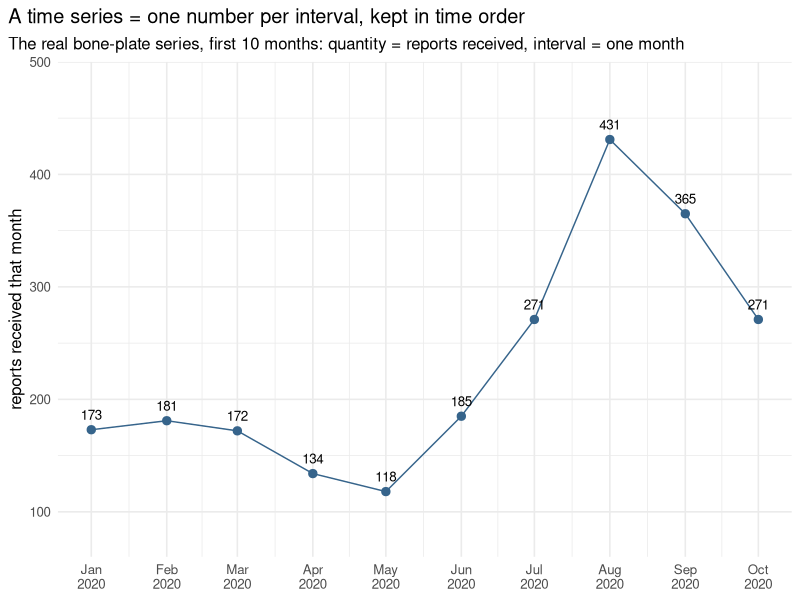
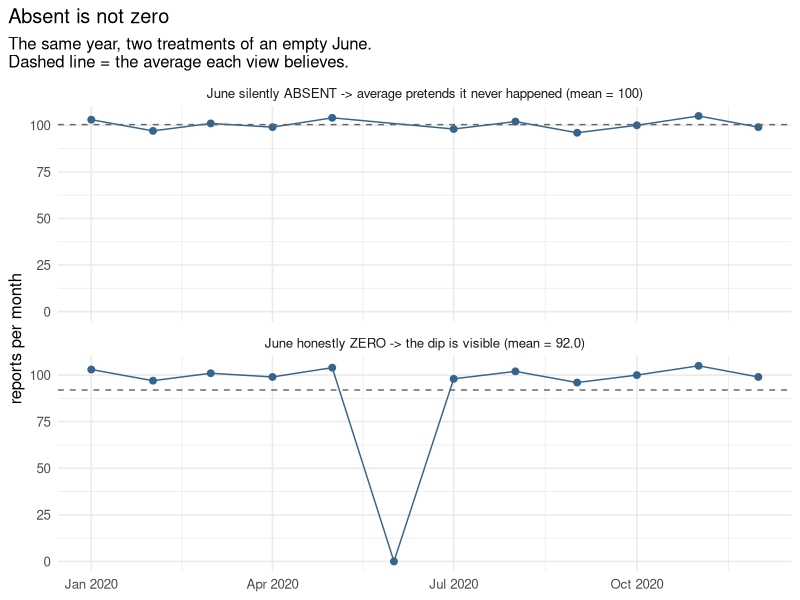
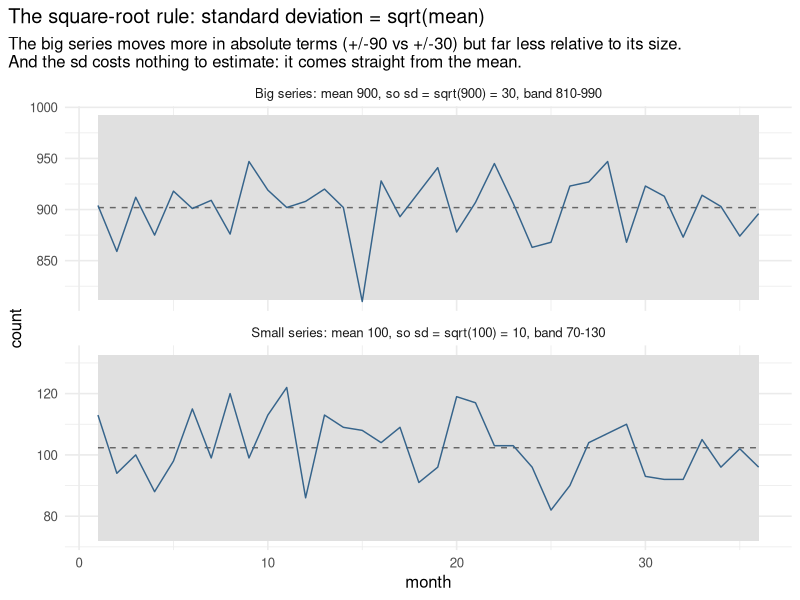
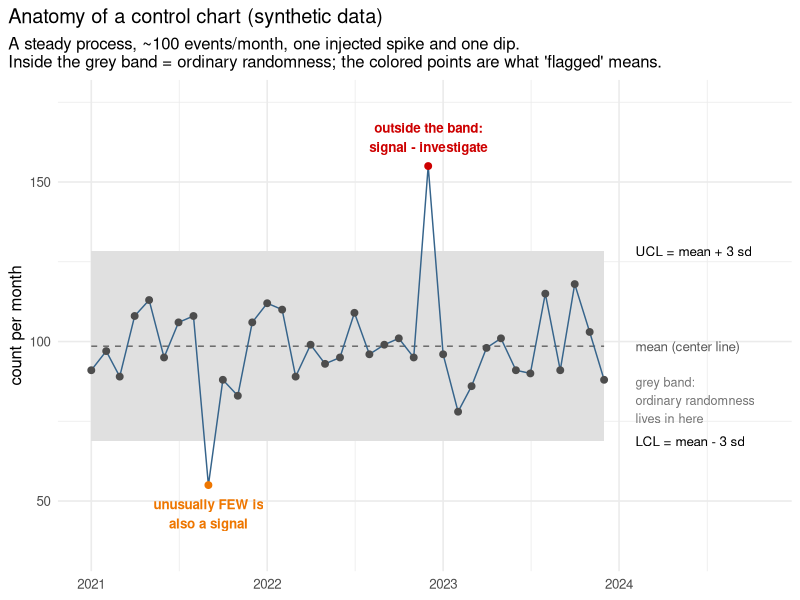
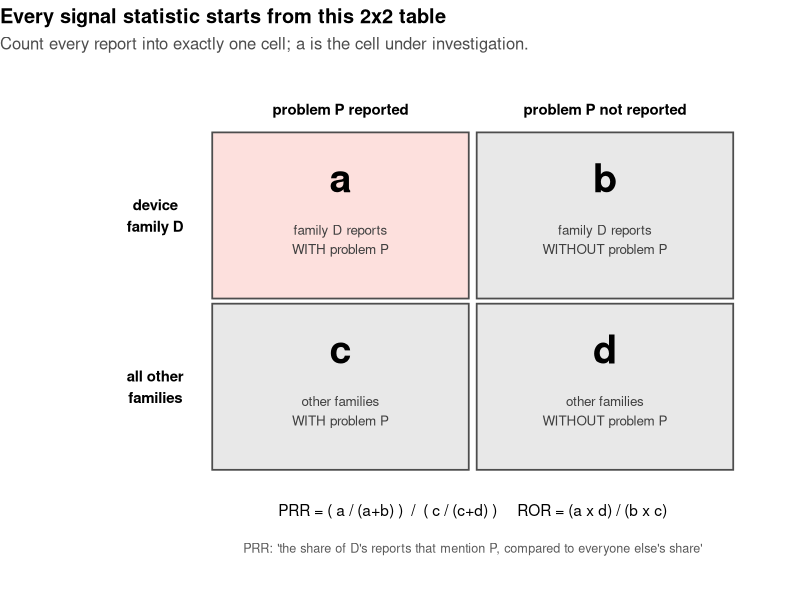
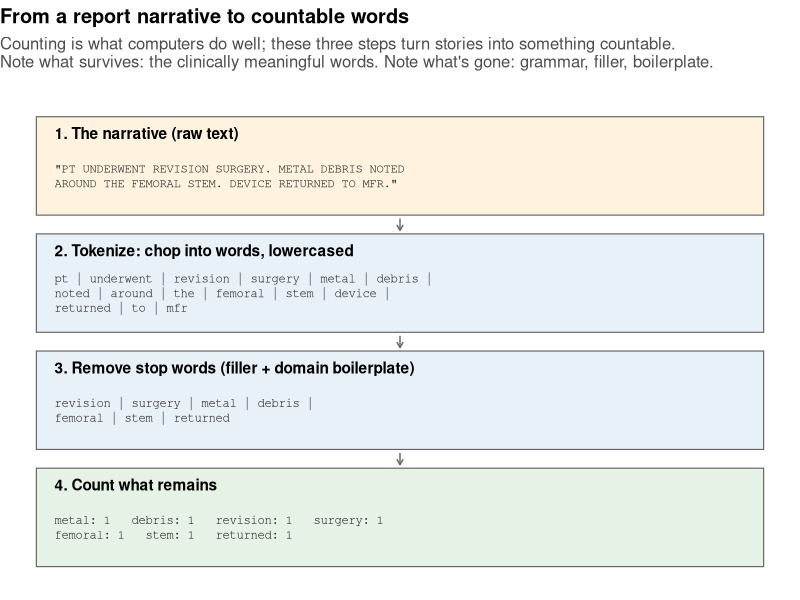
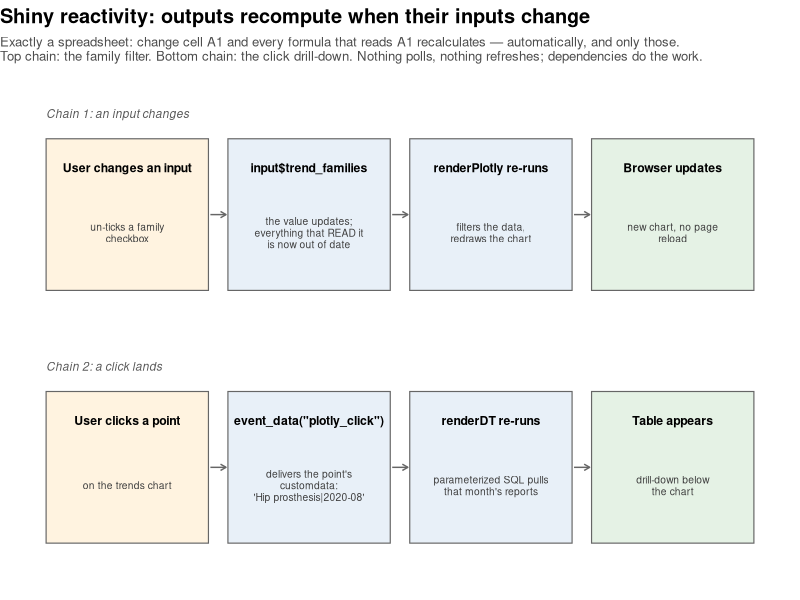
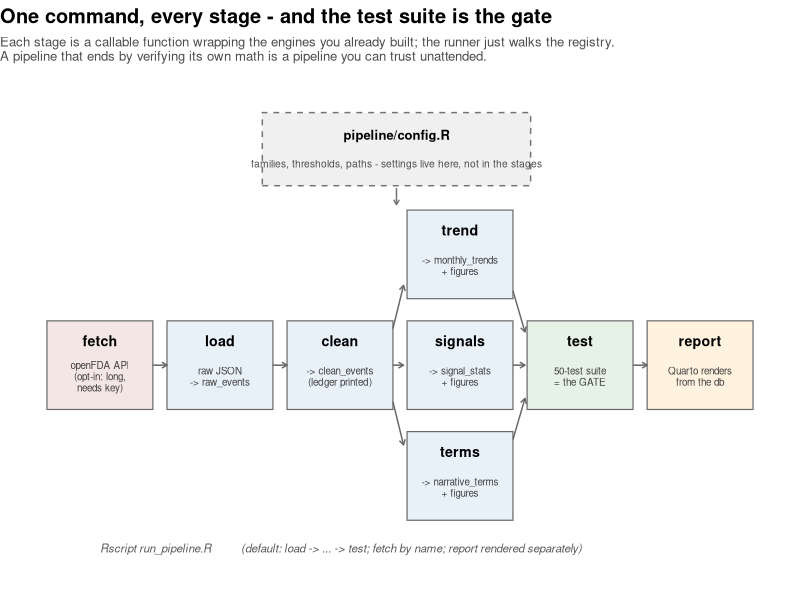

Recreate these plots in R, in order.
# make_illustrations.R — generates the teaching figures used in docs/
# =====================================================================
# These are ILLUSTRATIONS: small, seeded, partly synthetic datasets
# drawn purely to explain concepts. They are deliberately separate from
# figures/ (which holds outputs computed from the real FDA data).
# Reproducible like everything else: run this file, get these PNGs.
#
#   Rscript docs/img/make_illustrations.R

library(dplyr)
library(tidyr)
library(ggplot2)

set.seed(42)   # fixed seed: same "random" numbers every run
dir.create("docs/img", showWarnings = FALSE)

theme_illus <- theme_minimal(base_size = 12) +
  theme(plot.title.position = "plot",
        legend.position = "none")

# ── 1. What a time series is (real bone-plate values, 2020) ──────────
ts_df <- tibble(
  month = seq.Date(as.Date("2020-01-01"), by = "month", length.out = 10),
  n     = c(173, 181, 172, 134, 118, 185, 271, 431, 365, 271)
)
p1 <- ggplot(ts_df, aes(month, n)) +
  geom_line(color = "steelblue4") +
  geom_point(color = "steelblue4", size = 2.5) +
  geom_text(aes(label = n), vjust = -1, size = 3.4) +
  scale_x_date(date_labels = "%b\n2020", date_breaks = "1 month") +
  scale_y_continuous(limits = c(80, 480)) +
  labs(title = "A time series = one number per interval, kept in time order",
       subtitle = "The real bone-plate series, first 10 months: quantity = reports received, interval = one month",
       x = NULL, y = "reports received that month") +
  theme_illus
ggsave("docs/img/time_series_anatomy.png", p1, width = 8, height = 3.4, dpi = 150)

# ── 2. Absent is not zero ────────────────────────────────────────────
# Eleven months of ~100 reports; June truly had zero.
base <- tibble(
  month = seq.Date(as.Date("2020-01-01"), by = "month", length.out = 12),
  n     = c(103, 97, 101, 99, 104, 0, 98, 102, 96, 100, 105, 99)
)
missing_view <- base |> filter(n > 0) |>
  mutate(view = sprintf("June silently ABSENT -> average pretends it never happened (mean = %.0f)",
                        mean(n)))
zero_view <- base |>
  mutate(view = sprintf("June honestly ZERO -> the dip is visible (mean = %.1f)",
                        mean(n)))
p2 <- bind_rows(missing_view, zero_view) |>
  group_by(view) |> mutate(m = mean(n)) |> ungroup() |>
  # factor with explicit levels: control the panel order (ABSENT on top),
  # instead of ggplot's default alphabetical ordering
  mutate(view = factor(view, levels = c(unique(missing_view$view),
                                        unique(zero_view$view)))) |>
  ggplot(aes(month, n)) +
  geom_line(color = "steelblue4") +
  geom_point(color = "steelblue4", size = 2) +
  geom_hline(aes(yintercept = m), linetype = "dashed", color = "grey40") +
  facet_wrap(~ view, ncol = 1) +
  labs(title = "Absent is not zero",
       subtitle = "The same year, two treatments of an empty June.\nDashed line = the average each view believes.",
       x = NULL, y = "reports per month") +
  theme_illus
ggsave("docs/img/absent_vs_zero.png", p2, width = 8, height = 4.6, dpi = 150)

# ── 3. The square-root rule: sigma = sqrt(mean) ──────────────────────
sq <- bind_rows(
  tibble(month = 1:36, n = rpois(36, 100),
         grp = "Small series: mean 100, so sd = sqrt(100) = 10, band 70-130"),
  tibble(month = 1:36, n = rpois(36, 900),
         grp = "Big series: mean 900, so sd = sqrt(900) = 30, band 810-990")
) |>
  group_by(grp) |>
  mutate(center = mean(n), sigma = sqrt(center),
         ucl = center + 3 * sigma, lcl = center - 3 * sigma) |>
  ungroup()
p3 <- ggplot(sq, aes(month, n)) +
  geom_ribbon(aes(ymin = lcl, ymax = ucl), fill = "grey88") +
  geom_line(aes(y = center), linetype = "dashed", color = "grey40") +
  geom_line(color = "steelblue4") +
  facet_wrap(~ grp, ncol = 1, scales = "free_y") +
  labs(title = "The square-root rule: standard deviation = sqrt(mean)",
       subtitle = "The big series moves more in absolute terms (+/-90 vs +/-30) but far less relative to its size.\nAnd the sd costs nothing to estimate: it comes straight from the mean.",
       x = "month", y = "count") +
  theme_illus
ggsave("docs/img/sqrt_rule.png", p3, width = 8, height = 4.6, dpi = 150)

# ── 4. The control chart, fully annotated ────────────────────────────
n <- rpois(36, 100)
n[9]  <- 55    # an injected dip  (below LCL)
n[24] <- 155   # an injected spike (above UCL)
cc <- tibble(month = seq.Date(as.Date("2021-01-01"), by = "month",
                              length.out = 36),
             n = n) |>
  mutate(center = mean(n), sigma = sqrt(center),
         ucl = center + 3 * sigma, lcl = center - 3 * sigma,
         status = case_when(n > ucl ~ "above", n < lcl ~ "below",
                            TRUE ~ "within"))
lab_x <- max(cc$month) + 65   # annotation column, right of the data
p4 <- ggplot(cc, aes(month, n)) +
  geom_ribbon(aes(ymin = lcl, ymax = ucl), fill = "grey88") +
  geom_line(aes(y = center), linetype = "dashed", color = "grey40") +
  geom_line(color = "steelblue4") +
  geom_point(aes(color = status), size = 2) +
  scale_color_manual(values = c(above = "red3", below = "darkorange2",
                                within = "grey30")) +
  annotate("text", x = lab_x, y = cc$ucl[1], hjust = 0, size = 3.4,
           label = "UCL = mean + 3 sd") +
  annotate("text", x = lab_x, y = cc$center[1], hjust = 0, size = 3.4,
           color = "grey35", label = "mean (center line)") +
  annotate("text", x = lab_x, y = cc$lcl[1], hjust = 0, size = 3.4,
           label = "LCL = mean - 3 sd") +
  annotate("text", x = lab_x, y = cc$center[1] - 1.7 * cc$sigma[1],
           hjust = 0, size = 3.2, color = "grey45",
           label = "grey band:\nordinary randomness\nlives in here") +
  annotate("text", x = cc$month[24], y = cc$n[24] + 9, size = 3.4,
           color = "red3", fontface = "bold",
           label = "outside the band:\nsignal - investigate") +
  annotate("text", x = cc$month[9], y = cc$n[9] - 9, size = 3.4,
           color = "darkorange2", fontface = "bold",
           label = "unusually FEW is\nalso a signal") +
  scale_x_date(limits = c(min(cc$month), max(cc$month) + 320),
               date_labels = "%Y", date_breaks = "1 year") +
  scale_y_continuous(limits = c(35, 175)) +
  labs(title = "Anatomy of a control chart (synthetic data)",
       subtitle = "A steady process, ~100 events/month, one injected spike and one dip.\nInside the grey band = ordinary randomness; the colored points are what 'flagged' means.",
       x = NULL, y = "count per month") +
  theme_illus
ggsave("docs/img/control_chart_anatomy.png", p4, width = 8.6, height = 4.6, dpi = 150)

cat("wrote:", paste(list.files("docs/img", pattern = "png$"), collapse = ", "), "\n")

# ── 5. The 2x2 contingency table behind PRR/ROR (Phase 4) ────────────
cells <- tibble(
  x = c(1, 2, 1, 2),
  y = c(2, 2, 1, 1),
  cell = c("a", "b", "c", "d"),
  desc = c("family D reports\nWITH problem P",
           "family D reports\nWITHOUT problem P",
           "other families\nWITH problem P",
           "other families\nWITHOUT problem P")
)
p5 <- ggplot(cells, aes(x, y)) +
  geom_tile(fill = c("#fde0dd", "#e8e8e8", "#e8e8e8", "#e8e8e8"),
            color = "grey30", linewidth = 0.6, width = 0.97, height = 0.97) +
  geom_text(aes(label = cell), fontface = "bold", size = 10,
            nudge_y = 0.22) +
  geom_text(aes(label = desc), size = 3.4, nudge_y = -0.14,
            color = "grey25") +
  annotate("text", x = 1, y = 2.62, label = "problem P reported",
           size = 3.8, fontface = "bold") +
  annotate("text", x = 2, y = 2.62, label = "problem P not reported",
           size = 3.8, fontface = "bold") +
  annotate("text", x = 0.30, y = 2, label = "device\nfamily D",
           size = 3.8, fontface = "bold") +
  annotate("text", x = 0.30, y = 1, label = "all other\nfamilies",
           size = 3.8, fontface = "bold") +
  annotate("text", x = 1.5, y = 0.28, size = 3.9, label =
    "PRR = ( a / (a+b) )  /  ( c / (c+d) )     ROR = (a x d) / (b x c)") +
  annotate("text", x = 1.5, y = 0.06, size = 3.2, color = "grey35", label =
    "PRR: 'the share of D's reports that mention P, compared to everyone else's share'") +
  scale_x_continuous(limits = c(-0.15, 2.6)) +
  scale_y_continuous(limits = c(-0.1, 2.8)) +
  labs(title = "Every signal statistic starts from this 2x2 table",
       subtitle = "Count every report into exactly one cell; a is the cell under investigation.") +
  theme_void(base_size = 12) +
  theme(plot.title.position = "plot",
        plot.title = element_text(face = "bold"),
        plot.subtitle = element_text(color = "grey30"))
ggsave("docs/img/contingency_2x2.png", p5, width = 7.6, height = 5.2, dpi = 150)
cat("2x2 diagram written\n")

# ── 6. The text-mining pipeline: narrative -> tokens -> counts (Phase 5)
steps <- tibble(
  y = c(4, 3, 2, 1),
  title = c("1. The narrative (raw text)",
            "2. Tokenize: chop into words, lowercased",
            "3. Remove stop words (filler + domain boilerplate)",
            "4. Count what remains"),
  body = c('"PT UNDERWENT REVISION SURGERY. METAL DEBRIS NOTED\nAROUND THE FEMORAL STEM. DEVICE RETURNED TO MFR."',
           "pt | underwent | revision | surgery | metal | debris |\nnoted | around | the | femoral | stem | device |\nreturned | to | mfr",
           "revision | surgery | metal | debris |\nfemoral | stem | returned",
           "metal: 1   debris: 1   revision: 1   surgery: 1\nfemoral: 1   stem: 1   returned: 1")
)
p6 <- ggplot(steps, aes(y = y)) +
  geom_rect(aes(xmin = 0, xmax = 10, ymin = y - 0.42, ymax = y + 0.42),
            fill = c("#fff3e0", "#e8f0f8", "#e8f0f8", "#e5f2e5"),
            color = "grey40", linewidth = 0.4) +
  geom_text(aes(x = 0.25, y = y + 0.28, label = title),
            hjust = 0, size = 3.9, fontface = "bold") +
  geom_text(aes(x = 0.25, y = y - 0.09, label = body),
            hjust = 0, size = 3.1, family = "mono", color = "grey20",
            lineheight = 1.0) +
  annotate("segment", x = 5, xend = 5, y = c(3.55, 2.55, 1.55),
           yend = c(3.45, 2.45, 1.45),
           arrow = arrow(length = unit(0.16, "cm")), color = "grey40") +
  scale_x_continuous(limits = c(0, 10)) +
  scale_y_continuous(limits = c(0.5, 4.6)) +
  labs(title = "From a report narrative to countable words",
       subtitle = "Counting is what computers do well; these three steps turn stories into something countable.\nNote what survives: the clinically meaningful words. Note what's gone: grammar, filler, boilerplate.") +
  theme_void(base_size = 12) +
  theme(plot.title = element_text(face = "bold"),
        plot.subtitle = element_text(color = "grey30"),
        plot.title.position = "plot")
ggsave("docs/img/text_mining_pipeline.png", p6, width = 8.4, height = 5.4, dpi = 150)
cat("text-mining pipeline diagram written\n")

# ── 7. Shiny reactivity: the spreadsheet-recalculation model (Phase 6)
boxes <- tibble(
  x = rep(c(1.4, 4.2, 7.0, 9.8), 2),
  y = rep(c(2.1, 0.7), each = 4),
  w = 2.5,
  title = c("User changes an input",
            "input$trend_families",
            "renderPlotly re-runs",
            "Browser updates",
            "User clicks a point",
            'event_data("plotly_click")',
            "renderDT re-runs",
            "Table appears"),
  body = c("un-ticks a family\ncheckbox",
           "the value updates;\neverything that READ it\nis now out of date",
           "filters the data,\nredraws the chart",
           "new chart, no page\nreload",
           "on the trends chart",
           "delivers the point's\ncustomdata:\n'Hip prosthesis|2020-08'",
           "parameterized SQL pulls\nthat month's reports",
           "drill-down below\nthe chart")
)
p7 <- ggplot(boxes) +
  geom_rect(aes(xmin = x - w/2, xmax = x + w/2,
                ymin = y - 0.42, ymax = y + 0.42),
            fill = rep(c("#fff3e0", "#e8f0f8", "#e8f0f8", "#e5f2e5"), 2),
            color = "grey40", linewidth = 0.4) +
  geom_text(aes(x = x, y = y + 0.26, label = title),
            size = 3.1, fontface = "bold") +
  geom_text(aes(x = x, y = y - 0.10, label = body),
            size = 2.6, color = "grey25", lineheight = 0.95) +
  annotate("segment",
           x    = rep(c(2.68, 5.48, 8.28), 2),
           xend = rep(c(2.92, 5.72, 8.52), 2),
           y    = rep(c(2.1, 0.7), each = 3),
           yend = rep(c(2.1, 0.7), each = 3),
           arrow = arrow(length = unit(0.16, "cm")), color = "grey40") +
  annotate("text", x = 0.15, y = 2.66, label = "Chain 1: an input changes",
           size = 3.0, fontface = "italic", color = "grey35", hjust = 0) +
  annotate("text", x = 0.15, y = 1.26, label = "Chain 2: a click lands",
           size = 3.0, fontface = "italic", color = "grey35", hjust = 0) +
  scale_x_continuous(limits = c(0, 11.2)) +
  scale_y_continuous(limits = c(0.1, 2.8)) +
  labs(title = "Shiny reactivity: outputs recompute when their inputs change",
       subtitle = "Exactly a spreadsheet: change cell A1 and every formula that reads A1 recalculates — automatically, and only those.\nTop chain: the family filter. Bottom chain: the click drill-down. Nothing polls, nothing refreshes; dependencies do the work.") +
  theme_void(base_size = 12) +
  theme(plot.title = element_text(face = "bold"),
        plot.subtitle = element_text(color = "grey30", size = 9.5),
        plot.title.position = "plot")
ggsave("docs/img/shiny_reactivity.png", p7, width = 9.6, height = 3.8, dpi = 150)
cat("shiny reactivity diagram written\n")

# ── 8. The pipeline: one command, every stage, tests as the gate (Phase 7)
pboxes <- tibble(
  x = c(1.2, 2.9, 4.6, 6.3, 6.3, 6.3, 8.0, 9.7),
  y = c(2.0, 2.0, 2.0, 3.0, 2.0, 1.0, 2.0, 2.0),
  label = c("fetch", "load", "clean", "trend", "signals", "terms",
            "test", "report"),
  sub = c("openFDA API\n(opt-in: long,\nneeds key)", "raw JSON\n-> raw_events",
          "-> clean_events\n(ledger printed)", "-> monthly_trends\n+ figures",
          "-> signal_stats\n+ figures", "-> narrative_terms\n+ figures",
          "50-test suite\n= the GATE", "Quarto renders\nfrom the db"),
  fill = c("#f5e6e6", rep("#e8f0f8", 5), "#e5f2e5", "#fff3e0")
)
p8 <- ggplot(pboxes) +
  geom_rect(aes(xmin = x - 0.75, xmax = x + 0.75, ymin = y - 0.40,
                ymax = y + 0.40), fill = pboxes$fill,
            color = "grey40", linewidth = 0.4) +
  geom_text(aes(x = x, y = y + 0.22, label = label),
            size = 3.6, fontface = "bold") +
  geom_text(aes(x = x, y = y - 0.10, label = sub),
            size = 2.5, color = "grey25", lineheight = 0.95) +
  annotate("segment",
           x    = c(1.95, 3.65, 5.35, 5.35, 5.35, 7.05, 7.05, 7.05, 8.75),
           xend = c(2.15, 3.85, 5.50, 5.50, 5.50, 7.22, 7.22, 7.22, 8.95),
           y    = c(2.0, 2.0, 2.33, 2.0, 1.67, 2.67, 2.0, 1.33, 2.0),
           yend = c(2.0, 2.0, 2.72, 2.0, 1.28, 2.30, 2.0, 1.70, 2.0),
           arrow = arrow(length = unit(0.15, "cm")), color = "grey40") +
  annotate("rect", xmin = 3.5, xmax = 7.3, ymin = 3.62, ymax = 4.28,
           fill = "#f0f0f0", color = "grey45", linetype = "dashed") +
  annotate("text", x = 5.4, y = 4.08, label = "pipeline/config.R",
           size = 3.3, fontface = "bold") +
  annotate("text", x = 5.4, y = 3.82, size = 2.6, color = "grey30",
           label = "families, thresholds, paths - settings live here, not in the stages") +
  annotate("segment", x = 5.4, xend = 5.4, y = 3.60, yend = 3.45,
           arrow = arrow(length = unit(0.14, "cm")), color = "grey45") +
  annotate("text", x = 1.2, y = 0.35, hjust = 0, size = 2.9,
           color = "grey35", fontface = "italic",
           label = "Rscript run_pipeline.R          (default: load -> ... -> test; fetch by name; report rendered separately)") +
  scale_x_continuous(limits = c(0.3, 10.6)) +
  scale_y_continuous(limits = c(0.1, 4.5)) +
  labs(title = "One command, every stage - and the test suite is the gate",
       subtitle = "Each stage is a callable function wrapping the engines you already built; the runner just walks the registry.\nA pipeline that ends by verifying its own math is a pipeline you can trust unattended.") +
  theme_void(base_size = 12) +
  theme(plot.title = element_text(face = "bold"),
        plot.subtitle = element_text(color = "grey30", size = 9.5),
        plot.title.position = "plot")
ggsave("docs/img/pipeline_diagram.png", p8, width = 9.8, height = 4.4, dpi = 150)
cat("pipeline diagram written\n")

# ── 9. Blocking: one R session is a single-lane bridge (Phase 8)
bl <- tibble(
  x = c(1.5, 4.0, 6.5, 9.0,   1.5, 4.0, 6.5, 9.0),
  y = c(rep(2.55, 4), rep(0.95, 4)),
  lab = c("click\n'Run stages'", "R runs the stage\n(terms: ~45 s)",
          "...browser WAITS\n(clicks queue up)", "done: log + timings\nappear, UI wakes",
          "click\n'Run stages'", "worker process\nruns the stage",
          "UI stays live\n(progress polls)", "result arrives\nwhen ready"),
  fill = c("#fff3e0", "#e8f0f8", "#f5e6e6", "#e5f2e5",
           "#fff3e0", "#e8f0f8", "#e5f2e5", "#e5f2e5")
)
p9 <- ggplot(bl) +
  geom_rect(aes(xmin = x - 1.05, xmax = x + 1.05, ymin = y - 0.38,
                ymax = y + 0.38), fill = bl$fill, color = "grey40",
            linewidth = 0.4) +
  geom_text(aes(x = x, y = y, label = lab), size = 2.9, lineheight = 0.95) +
  annotate("segment", x = c(2.6, 5.1, 7.6, 2.6, 5.1, 7.6),
           xend = c(2.9, 5.4, 7.9, 2.9, 5.4, 7.9),
           y = rep(c(2.55, 0.95), each = 3), yend = rep(c(2.55, 0.95), each = 3),
           arrow = arrow(length = unit(0.15, "cm")), color = "grey40") +
  annotate("text", x = 0.35, y = 3.3, hjust = 0, size = 3.2, fontface = "bold",
           label = "THIS APP (blocking): one session, one lane") +
  annotate("text", x = 0.35, y = 1.7, hjust = 0, size = 3.2, fontface = "bold",
           color = "grey45",
           label = "ROADMAP (background): future/promises add a second lane") +
  scale_x_continuous(limits = c(0.2, 10.4)) +
  scale_y_continuous(limits = c(0.4, 3.6)) +
  labs(title = "Why the browser freezes while a stage runs",
       subtitle = "A Shiny session is ONE R process - a single-lane bridge. While it computes, it cannot also serve clicks.\nHonest design for a local tool: show progress, say how long, keep the long fetch off the bridge entirely.") +
  theme_void(base_size = 12) +
  theme(plot.title = element_text(face = "bold"),
        plot.subtitle = element_text(color = "grey30", size = 9.5),
        plot.title.position = "plot")
ggsave("docs/img/blocking_single_lane.png", p9, width = 9.4, height = 3.6, dpi = 150)
cat("blocking diagram written\n")

# ── 10. Validate before the network (Phase 8b) ───────────────────────
vb <- tibble(
  x = c(1.4, 3.9, 6.4, 8.9),
  y = 1.6,
  lab = c("scope typed in\nfamilies, years,\nextra search term",
          "WHITELIST CHECK\nquery dictionary:\nfields the API knows",
          "PROBE (free look)\ncounts per slice,\nnothing saved",
          "FETCH\npages land in\ndata/raw/"),
  fill = c("#fff3e0", "#f5e6e6", "#e8f0f8", "#e5f2e5"))
p10 <- ggplot(vb) +
  geom_rect(aes(xmin = x - 1.1, xmax = x + 1.1, ymin = y - 0.55,
                ymax = y + 0.55), fill = vb$fill, color = "grey40",
            linewidth = 0.4) +
  geom_text(aes(x = x, y = y, label = lab), size = 3.0, lineheight = 1.0) +
  annotate("segment", x = c(2.55, 5.05, 7.55), xend = c(2.75, 5.25, 7.75),
           y = 1.6, yend = 1.6,
           arrow = arrow(length = unit(0.16, "cm")), color = "grey40") +
  annotate("text", x = 3.9, y = 0.62, size = 2.9, color = "#b30000",
           label = "unknown field / bad years -> refused HERE, in milliseconds, with a reason") +
  annotate("segment", x = 3.9, xend = 3.9, y = 0.78, yend = 1.02,
           arrow = arrow(length = unit(0.14, "cm"), ends = "first"),
           color = "#b30000", linetype = "dashed") +
  scale_x_continuous(limits = c(0.2, 10.1)) +
  scale_y_continuous(limits = c(0.3, 2.5)) +
  labs(title = "Validate before the network",
       subtitle = "The API only understands its own field names; a typo would fail as a silent zero-match download minutes later.\nSo the scope is checked against the query dictionary FIRST - errors are instant, informative, and free.") +
  theme_void(base_size = 12) +
  theme(plot.title = element_text(face = "bold"),
        plot.subtitle = element_text(color = "grey30", size = 9.5),
        plot.title.position = "plot")
ggsave("docs/img/validate_before_network.png", p10, width = 9.4, height = 2.9, dpi = 150)
cat("validation diagram written\n")
